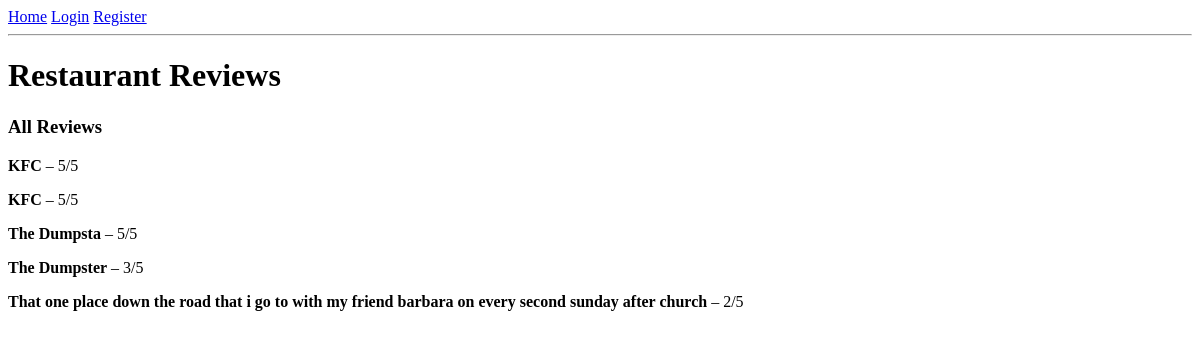
Before: / with the older database file.
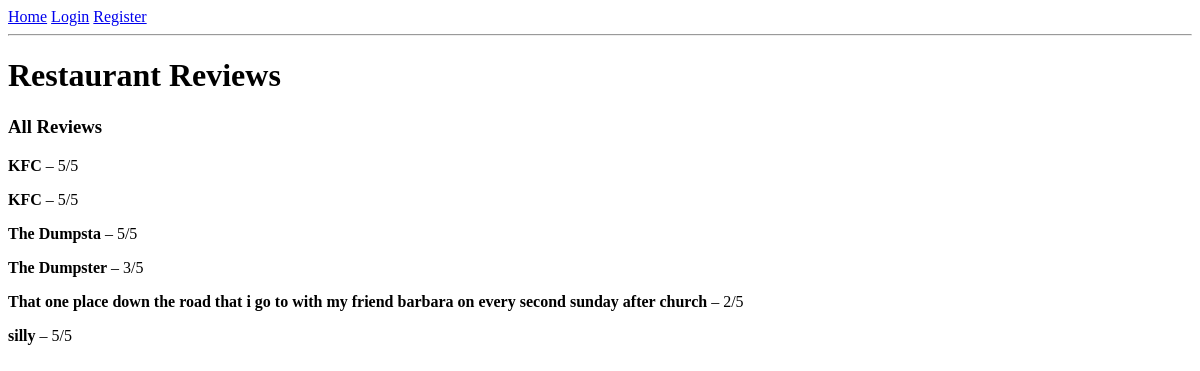
After: the same page with the newer database file.
### tables this page shows
CREATE TABLE reviews (id INTEGER PRIMARY KEY, restaurant TEXT, rating INTEGER, user_id INTEGER);

### app.py (the view)
@app.route("/")
def index():
    db = get_db()
    try:
        reviews = db.execute("SELECT * FROM reviews").fetchall()
    except:
        reviews = []
    return render_template("index.html", reviews=reviews)

### database.py (called while the page is built)
def get_db():
    conn = sqlite3.connect("tastetracker.db")
    conn.row_factory = sqlite3.Row
    return conn

### templates/index.html (shortened to what this page needs)
{% extends "base.html" %}
{% block content %}
<h1>Restaurant Reviews</h1>
<h3>All Reviews</h3>
{% if reviews %}
    {% for r in reviews %}
        <p><strong>{{ r["restaurant"] }}</strong> – {{ r["rating"] }}/5</p>
    {% endfor %}
{% else %}
    <p>No reviews yet.</p>
{% endif %}
{% endblock %}

### templates/base.html (shortened to what this page needs)
<!doctype html>
<html>
<head>
</head>
<body>
    <nav>
        <a href="/">Home</a>
        {% if session.get('user_id') %}
            <a href="/logout">Logout</a>
        {% else %}
            <a href="/login">Login</a>
            <a href="/register">Register</a>
        {% endif %}
    </nav>
    <hr>
    {% block content %}{% endblock %}
</body>
</html>

Changed rows visible on the page:
added reviews: restaurant "silly", rating "5"
